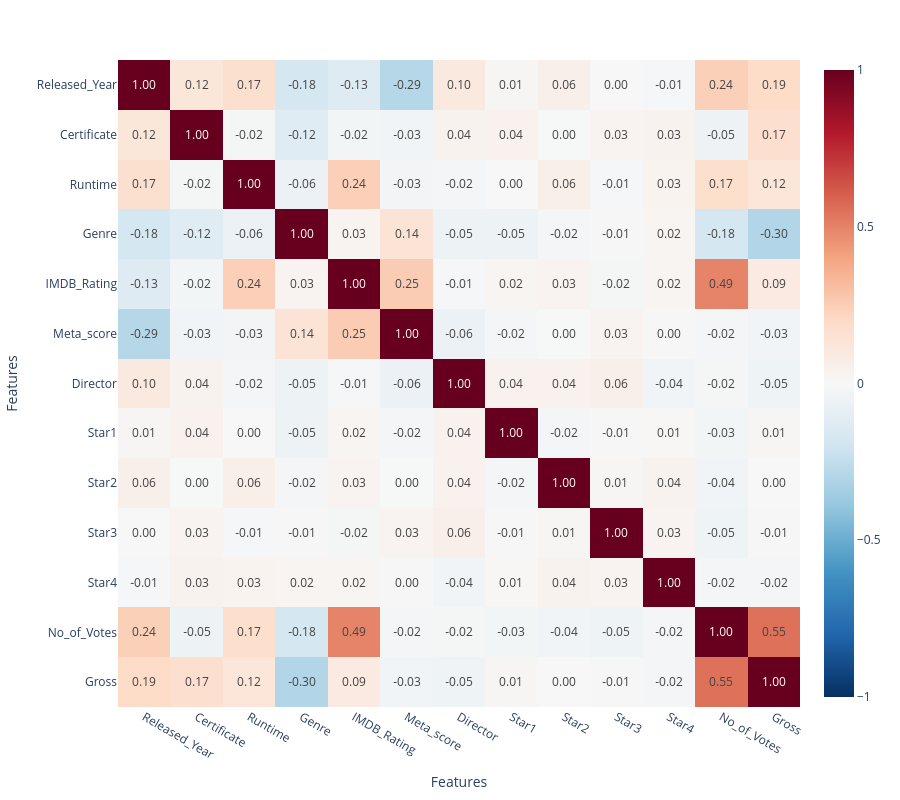

Source (notebook cell):
### Markdown cell above
# Correlation Heatmap

### Code cell
import pandas as pd
import plotly.express as px

# 1. Correlation matrix yaratish
corr_matrix = df.corr(numeric_only=True)

# 2. Heatmap chizish
fig = px.imshow(
    corr_matrix,
    text_auto='.2f',
    aspect="auto",
    color_continuous_scale='RdBu_r',
    zmin=-1, zmax=1,
)

fig.update_layout(
    width=900,
    height=800,
    xaxis_title="Features",
    yaxis_title="Features"
)

fig.show()

### Figure 1 — Plotly figure (JSON) as saved in the notebook; plotly's stock layout.template omitted (floating-point values rounded to 4 significant figures; data arrays with more than 128 entries replaced by an {"elided": "..."} marker saying what was removed)
{"data": [{"coloraxis": "coloraxis", "hovertemplate": "x: %{x}<br>y: %{y}<br>color: %{z}<extra></extra>", "name": "0", "texttemplate": "%{z:.2f}", "type": "heatmap", "x": ["Released_Year", "Certificate", "Runtime", "Genre", "IMDB_Rating", "Meta_score", "Director", "Star1", "Star2", "Star3", "Star4", "No_of_Votes", "Gross"], "xaxis": "x", "y": ["Released_Year", "Certificate", "Runtime", "Genre", "IMDB_Rating", "Meta_score", "Director", "Star1", "Star2", "Star3", "Star4", "No_of_Votes", "Gross"], "yaxis": "y", "z": {"elided": "13x13 float values"}}], "layout": {"coloraxis": {"cmax": 1, "cmin": -1, "colorscale": [[0, "rgb(5,48,97)"], [0.1, "rgb(33,102,172)"], [0.2, "rgb(67,147,195)"], [0.3, "rgb(146,197,222)"], [0.4, "rgb(209,229,240)"], [0.5, "rgb(247,247,247)"], [0.6, "rgb(253,219,199)"], [0.7, "rgb(244,165,130)"], [0.8, "rgb(214,96,77)"], [0.9, "rgb(178,24,43)"], [1, "rgb(103,0,31)"]]}, "height": 800, "margin": {"t": 60}, "width": 900, "xaxis": {"anchor": "y", "domain": [0, 1], "title": {"text": "Features"}}, "yaxis": {"anchor": "x", "autorange": "reversed", "domain": [0, 1], "title": {"text": "Features"}}}}
